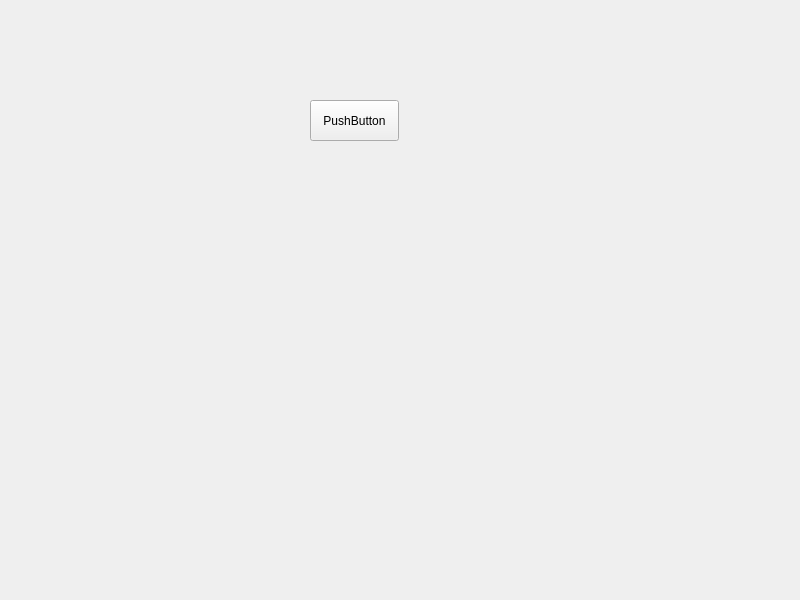
<?xml version="1.0" encoding="UTF-8"?>
<ui version="4.0">
 <class>Widget</class>
 <widget class="QWidget" name="Widget">
  <property name="geometry">
   <rect>
    <x>0</x>
    <y>0</y>
    <width>800</width>
    <height>600</height>
   </rect>
  </property>
  <property name="windowTitle">
   <string>Widget</string>
  </property>
  <widget class="QPushButton" name="pushButton">
   <property name="geometry">
    <rect>
     <x>310</x>
     <y>100</y>
     <width>89</width>
     <height>41</height>
    </rect>
   </property>
   <property name="text">
    <string>PushButton</string>
   </property>
  </widget>
 </widget>
 <resources/>
 <connections/>
</ui>
